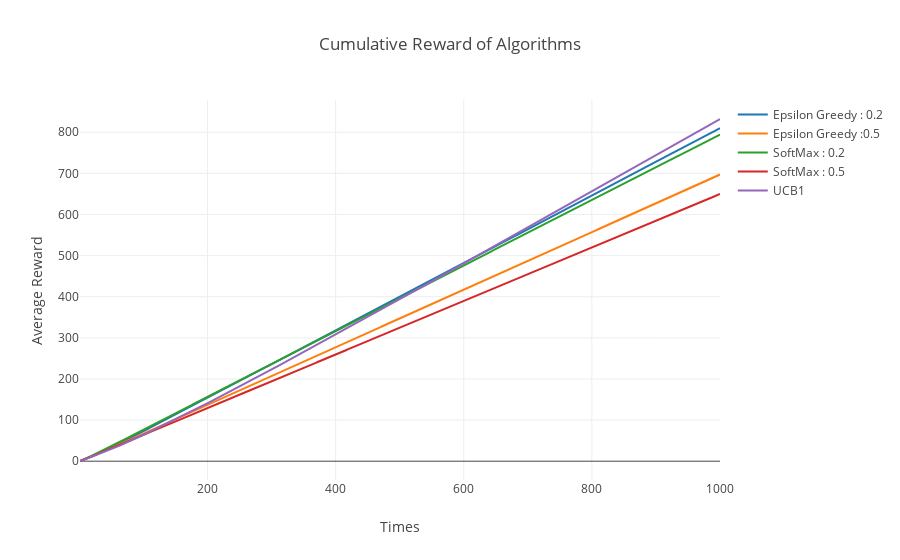

The cell this chart's notebook holds for it:
### Code cell
cumulative_rewards(result_list,  
                   ["Epsilon Greedy : 0.2", "Epsilon Greedy :0.5", 
                    "SoftMax : 0.2", "SoftMax : 0.5", "UCB1"])

### Figure 1 — Plotly figure (JSON) as saved in the notebook; plotly's stock layout.template omitted (floating-point values rounded to 4 significant figures; data arrays with more than 128 entries replaced by an {"elided": "..."} marker saying what was removed)
{"data": [{"mode": "lines", "name": "Epsilon Greedy : 0.2", "type": "scatter", "uid": "1b69dc", "x": {"elided": "1000 int values"}, "y": {"elided": "1000 float values"}}, {"mode": "lines", "name": "Epsilon Greedy :0.5", "type": "scatter", "uid": "a74d14", "x": {"elided": "1000 int values"}, "y": {"elided": "1000 float values"}}, {"mode": "lines", "name": "SoftMax : 0.2", "type": "scatter", "uid": "3ebb33", "x": {"elided": "1000 int values"}, "y": {"elided": "1000 float values"}}, {"mode": "lines", "name": "SoftMax : 0.5", "type": "scatter", "uid": "5cff12", "x": {"elided": "1000 int values"}, "y": {"elided": "1000 float values"}}, {"mode": "lines", "name": "UCB1", "type": "scatter", "uid": "5b3202", "x": {"elided": "1000 int values"}, "y": {"elided": "1000 float values"}}], "layout": {"title": "Cumulative Reward of Algorithms", "xaxis": {"autorange": true, "range": [1, 1000], "title": "Times", "type": "linear"}, "yaxis": {"autorange": true, "range": [-45.73, 878.5], "title": "Average Reward", "type": "linear"}}}
